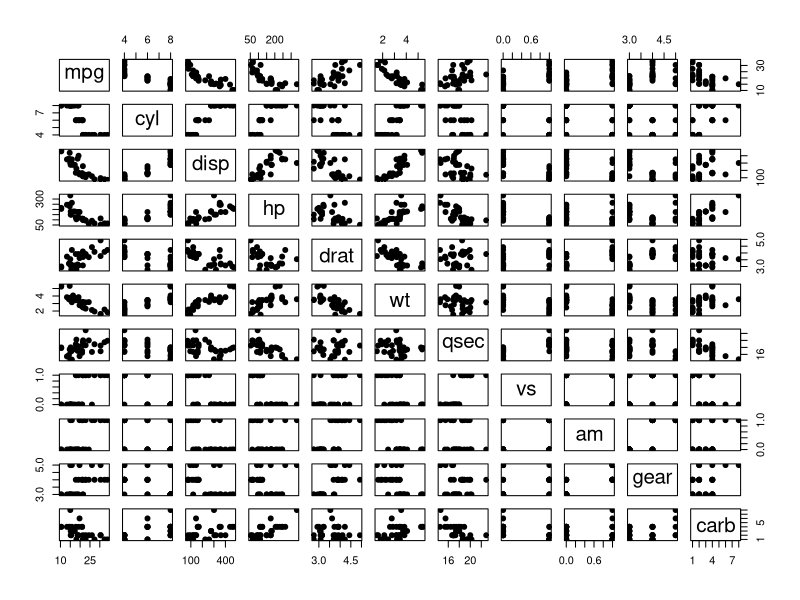
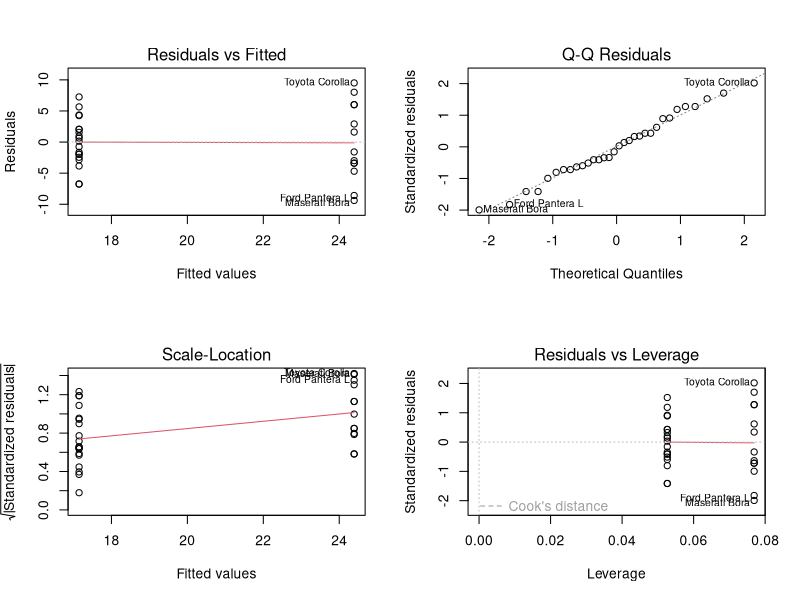

Source code (R) for these figures, in order:
## ---- chunk 1
  # load needed libraries, set global options, and working directory
  library(knitr)
  opts_chunk$set(echo = TRUE)       
  setwd("~/Documents/Courses/datasciencecoursera/RegModsP1/")
## ---- chunk 2
  # load data
  data(mtcars)
## ---- chunk 3
  # Fit a regression model of mpg to automatic transmission
  mod1 = lm(mpg~am, data = mtcars)
  summary(mod1)
## ---- chunk 4
  pairs(mtcars, pch = 19)
## ---- chunk 5
  #
  par(mfrow = c(2,2))
  plot(mod1)
